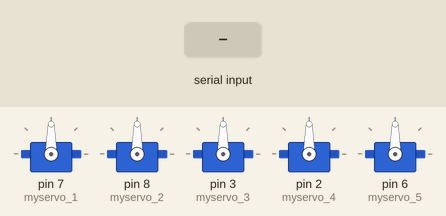
Simulated run of this sketch. Board: Arduino Uno, built with avr-gcc and run on an emulated ATmega328P. On the bench: 5 × servo. The inputs (shaded band) are chosen by the test bench.

Above: at 1.2 s.
1.3 s: "2\n" received over Serial
At 2.4 s:
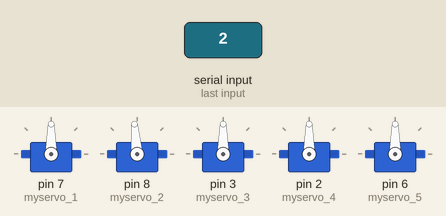
3.0 s: byte 54 (HOLD_RIGHT) received over Serial
At 3.7 s:
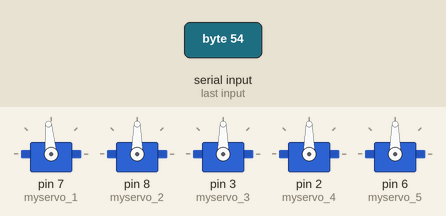
4.7 s: byte 120 (BUTTON_X) received over Serial
At 5.7 s:
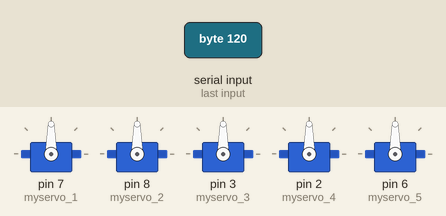
6.3 s: byte 97 (BUTTON_A) received over Serial
At 6.9 s:
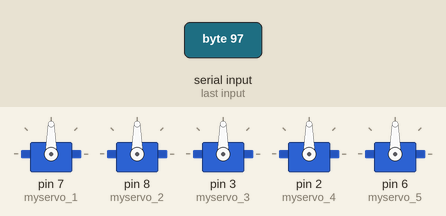
Timing chart, 0 to 9.3 s (numbered marks = the images above; inputs shaded):
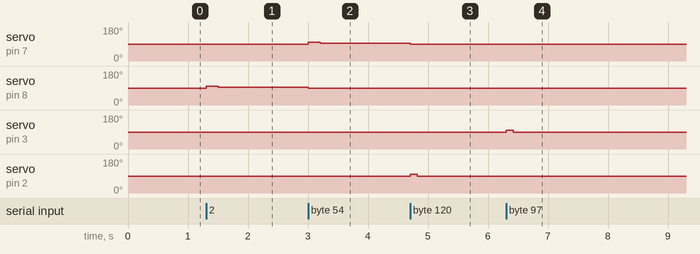

The sketch:

GamePRo.ino
```cpp
//Speacial thanks to Westini who helped tidy the original GamePRo standard sketch to its current form.
#include <Servo.h>

#define NEWLINE '\n'
#define READ_LIGHT 'B'
#define READ_LIGHT_ADVANCED 'C'
#define LIGHT_LOW 'L'
#define LIGHT_HIGH 'H'
#define HOLD_UP '8'
#define HOLD_DOWN '2'
#define HOLD_LEFT '4'
#define HOLD_RIGHT '6'
#define PRESS_UP 'e'
#define PRESS_DOWN 'd'
#define PRESS_LEFT 's'
#define PRESS_RIGHT 'f'
#define BUTTON_A 'a'
#define BUTTON_B 'b'
#define BUTTON_X 'x'
#define BUTTON_Y 'y'
#define RELEASE_ALL '0'
#define SOFT_RESET_1 'S'
#define SOFT_RESET_2 'Z'
#define WONDER_TRADE 'W'

Servo myservo_1;
Servo myservo_2;
Servo myservo_3;
Servo myservo_4;
Servo myservo_5;

// Set variables for left and right buttons
int leftMax = 80;
int rightMax = 100;
int leftrightOff = 90;

// Set variables for up and down buttons
int upMax = 80;
int downMax = 100;
int updownOff = 90;

// Set variables for A and Y buttons
int YMax = 80;
int AMax = 100;
int AYOff = 90;

// Set variables for B and X buttons
int BMax = 80;
int XMax = 100;
int BXOff = 90;

// Set variables for Soft Reset
int SRMax = 80;
int SROff = 90;
int WMax = 100;

int arrowBackoffU = 5;
int arrowBackoffD = 5;
int arrowBackoffL = 5;
int arrowBackoffR = 5;


int arrow_releaseU=100;
int arrow_releaseD=100;
int arrow_releaseL=100;
int arrow_releaseR=100;
int button_release=120;
int prePress=200;
int lightCutoff = 150;
int LDR = 0;//pin assignment for LDR
int v1 = 0;
char b1;

void setup()
{
  Serial.begin(9600);
  myservo_1.attach(7);
  myservo_2.attach(8);
  myservo_3.attach(3);
  myservo_4.attach(2);
  myservo_5.attach(6);
  pinMode(LDR, INPUT);

  myservo_1.write(leftrightOff);
  myservo_2.write(updownOff);
  myservo_3.write(AYOff);
  myservo_4.write(BXOff);
  myservo_5.write(SROff);
}

void loop()
{
  if (Serial.available() > 0)
  {
    int letter = Serial.read();
    if((letter != NEWLINE)&&(letter !=READ_LIGHT)&&(letter != READ_LIGHT_ADVANCED))
    {
      releaseAll();
    }

    switch (letter) {

      //Compare Light sensor reading to cutoff value and return if it is higher of lower
      case READ_LIGHT:
        v1 = analogRead(LDR);

        if(v1 < lightCutoff)
        {
          Serial.print(LIGHT_LOW);
        }
        else
        {
          Serial.print(LIGHT_HIGH);
        }
        break;

       //Take reading from light sensor, reduce range by factor of 4 and send to serial
      case READ_LIGHT_ADVANCED:
        v1 = analogRead(LDR);
        delay(10);

        b1=v1/4;

        Serial.print(b1);
        break;


      case HOLD_UP:
        myservo_2.write(upMax);
        delay(prePress);
        myservo_2.write(upMax+arrowBackoffU);
        break;
      case PRESS_UP:
        myservo_2.write(upMax);
        delay(arrow_releaseU);
        myservo_2.write(updownOff);
        break;
      case HOLD_LEFT:
        myservo_1.write(leftMax);
        delay(prePress);
        myservo_1.write(leftMax+arrowBackoffL);
        break;
      case PRESS_LEFT:
        myservo_1.write(leftMax);
        delay(arrow_releaseL);
        myservo_1.write(leftrightOff);
        break;
      case HOLD_DOWN:
        myservo_2.write(downMax);
        delay(prePress);
        myservo_2.write(downMax-arrowBackoffD);
        break;
      case PRESS_DOWN:
        myservo_2.write(downMax);
        delay(arrow_releaseD);
        myservo_2.write(updownOff);
        break;
      case HOLD_RIGHT:
        myservo_1.write(rightMax);
        delay(prePress);
        myservo_1.write(rightMax-arrowBackoffR);
        break;
      case PRESS_RIGHT:
        myservo_1.write(rightMax);
        delay(arrow_releaseR);
        myservo_1.write(leftrightOff);
        break;
      case BUTTON_Y:
        myservo_3.write(YMax);
        delay(button_release);
        myservo_3.write(AYOff);
        break;
      case BUTTON_B:
        myservo_4.write(BMax);
        delay(button_release);
        myservo_4.write(BXOff);
        break;
      case BUTTON_X:
        myservo_4.write(XMax);
        delay(button_release);
        myservo_4.write(BXOff);
        break;
      case BUTTON_A:
        myservo_3.write(AMax);
        delay(button_release);
        myservo_3.write(AYOff);
        break;

      case SOFT_RESET_1:
        myservo_5.write(SRMax);
        delay(250);
        myservo_5.write(SROff);
        break;

      case SOFT_RESET_2:
        myservo_5.write(SRMax);
        myservo_3.write(AMax);
        myservo_4.write(BMax);
        delay(250);
        myservo_5.write(SROff);
        myservo_3.write(AYOff);
        myservo_4.write(BXOff);
        break;

      case WONDER_TRADE:
        myservo_5.write(WMax);
        delay(250);
        myservo_5.write(SROff);
        break;
      case RELEASE_ALL:
        releaseAll();
        break;
    }
  }
}

void releaseAll() {
  myservo_1.write(leftrightOff);
  myservo_2.write(updownOff);
  myservo_3.write(AYOff);
  myservo_4.write(BXOff);
  myservo_5.write(SROff);
}
```

Measured:
- after the input at 1.3 s, servo on pin 8 (myservo_2): 90° → 100° at once, → 95° 0.20 s later
- after the input at 3.0 s, servo on pin 7 (myservo_1): 90° → 100° at once, → 95° 0.20 s later; servo on pin 8 (myservo_2): 95° → 90° at once
- after the input at 4.7 s, servo on pin 7 (myservo_1): 95° → 90° at once; servo on pin 2 (myservo_4): 90° → 100° at once, → 90° 0.12 s later
- after the input at 6.3 s, servo on pin 3 (myservo_3): 90° → 100° at once, → 90° 0.12 s later
